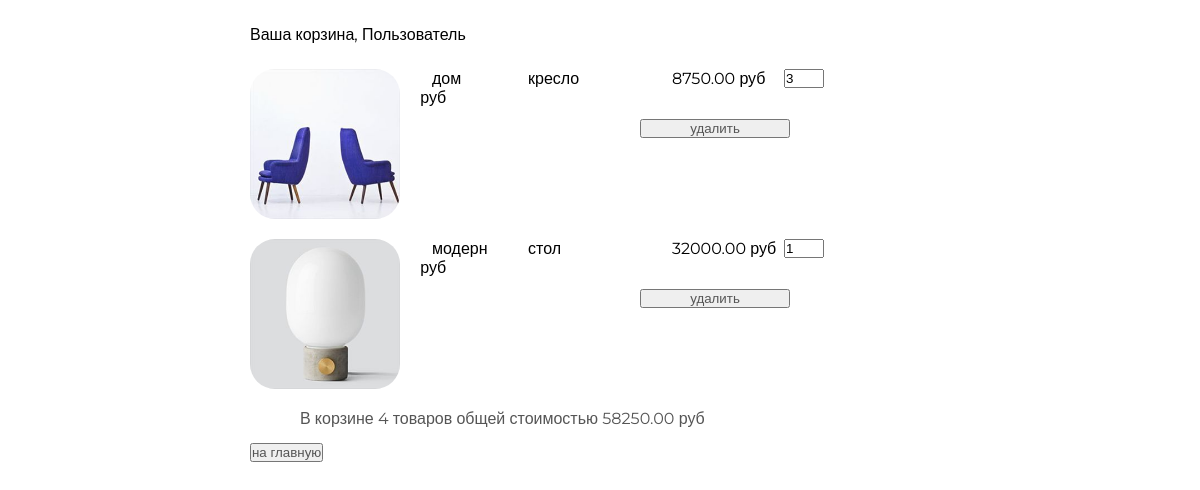
/basket/ (signed in), run on the app's committed database.
### basketapp/models.py (models this page shows, shortened)
class Basket(models.Model):
    user = models.ForeignKey(settings.AUTH_USER_MODEL, on_delete=models.CASCADE, related_name='basket')
    product = models.ForeignKey(Product, on_delete=models.CASCADE)
    quantity = models.SmallIntegerField(default=0)
    add_datetime = models.DateTimeField(auto_now_add=True)
    @cached_property
    def get_item_cached(self):
        return self.user.basket.select_related()
    @property
    def product_cost(self):
        return self.quantity * self.product.price
    @property
    def total_quantity(self):
        _item = self.get_item_cached
        return sum(list(map(lambda x: x.quantity, _item)))
    @property
    def total_cost(self):
        _item = self.get_item_cached
        return sum(list(map(lambda x: x.product_cost, _item)))

### mainapp/models.py (models this page shows, shortened)
class Product(models.Model):
    category = models.ForeignKey(ProductCategory, on_delete=models.CASCADE, verbose_name='категория')
    name = models.CharField(max_length=128, verbose_name='Название')
    image = models.ImageField(upload_to='product', blank=True, verbose_name='Картинка')
    short_desc = models.CharField(max_length=255, verbose_name='Краткое описание')
    description = models.TextField(verbose_name='Описание')
    price = models.DecimalField(decimal_places=2, max_digits=10, default=0, verbose_name='Цена')
    quantity = models.PositiveSmallIntegerField(default=0, verbose_name='Количество')
    is_active = models.BooleanField(default=True)
    class Meta:
        verbose_name = 'Продукт'
        verbose_name_plural = 'Продукты'
        ordering = ('-id',)

class ProductCategory(models.Model):
    name = models.CharField(max_length=64, verbose_name='Название')
    description = models.TextField(verbose_name='Описание')
    is_active = models.BooleanField(default=True)
    class Meta:
        verbose_name = 'Категория'
        verbose_name_plural = 'Категории'
        ordering = ('-id',)

### authapp/models.py (models this page shows, shortened)
class ShopUser(AbstractUser):
    avatar = models.ImageField(upload_to='user_avatar', blank=True, verbose_name='Аватар')
    age = models.PositiveSmallIntegerField(verbose_name='Возраст', blank=True, null=True)
    activate_key = models.CharField(max_length=128, verbose_name='Ключ активации', blank=True, null=True)
    activate_key_expired = models.DateTimeField(blank=True, null=True)

### basketapp/views.py (the view)
# urls.py: path('',  basket.basket, name='basket'),
@login_required
def basket(request):
    basket_list = Basket.objects.filter(user=request.user).select_related()
    context = {
        'baskets': basket_list
    }
    return render(request, 'basketapp/basket.html', context)

### mainapp/context_processors.py (called while the page is built)
def basket(request):
    basket_items = []
    if request.user.is_authenticated:
        basket_items = Basket.objects.filter(user=request.user)
    return {'basket': basket_items}  # всегда словарь возвращает

### basketapp/templates/basketapp/basket.html
{% extends 'basketapp/base.html' %}
{% load static %}
{% block content %}
    <div class="basket_list">
        {% include 'basketapp/includes/inc_baskets_list.html' %}
    </div>
    <button class="btn btn-round">
        <a href="{% url 'index' %}">
            на главную
        </a>
    </button>
{% endblock %}

### basketapp/templates/basketapp/includes/inc_baskets_list.html
{% for item in baskets %}
<div class="basket_record">
    <img src="/media/{{ item.product.image }}"
        alt="{{ item.product.short_desc }}">
    <span class="category_name">{{ item.product.category.name }}</span>
    <span class="product_name">{{ item.product.name }}</span>
    <span class="product_price">{{ item.product.price }}&nbspруб</span>
    <input type="number" name="{{ item.pk }}"
                        min="0"
                        value="{{ item.quantity }}">
    <span class="product_cost">{{ item.cost }}&nbspруб</span>
    <button class="btn btn-round">
    <a href="{% url 'basket:remove' item.pk %}" class="">
        удалить
    </a>
    </button>
</div>
{% endfor %}
{% if baskets %}
<div class="basket_summary">
    В корзине {{ baskets.0.total_quantity }} товаров общей стоимостью
            {{ baskets.0.total_cost }} руб
</div>
{% endif %}

### static/css/style.css (style rules this page uses)
* { margin: 0; padding: 0; }
body { font-family: 'Montserrat', sans-serif; }
html, body { height: 100%; }
.basket_list input[type="number"] { width: 3em; position: relative; display: block; float: left; }
.basket_list span.category_name { margin-left: 2em; width: 5em; position: relative; display: block; float: left; }
.basket_list span.product_name { margin-left: 1em; width: 8em; position: relative; display: block; float: left; }
.basket_list span.product_price { margin-left: 1em; width: 7em; position: relative; display: block; float: left; }
.basket_list span.product_cost { margin-left: 1em; width: 7em; position: relative; display: block; float: left; }
.basket_list .basket_record { position: relative; display: block; height: 170px; float: none; }
.basket_list .basket_record button { margin-top: 50px; margin-left: 390px; width: 150px; position: absolute; display: block; float: left; }
.basket_list button { margin-left: 45px; width: 150px; display: block; float: left; }
.basket_container button a { text-decoration: none; color: #555; }
.basket_container img { display: block; float: left; width: 150px; border-radius: 25px; }
.basket_container .basket_summary { display: block; margin-left: 50px; margin-bottom: 15px; color: #555; }

### data on the page
Basket: product.image (picture), product.category.name "дом", product.name "кресло", product.price "8750.00", quantity "3", user+quantity "4", quantity+product "58250.00"
Basket: product.image (picture), product.category.name "модерн", product.name "стол", product.price "32000.00", quantity "1"
